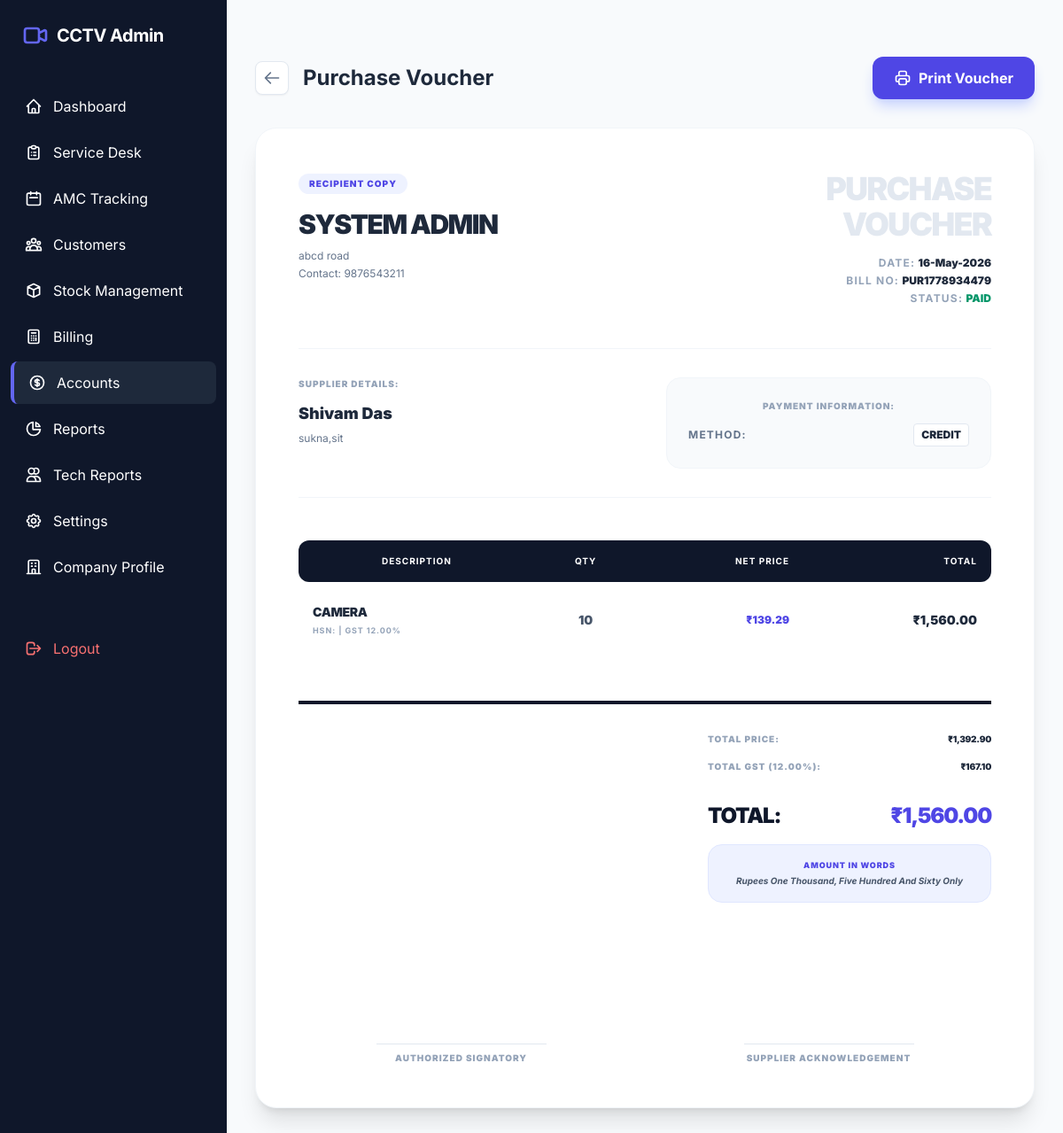
Screenshot of /admin/accounts/purchase_bill_gen.php?id=20 (signed in) with the database file from the repository.
### tables this page shows
CREATE TABLE `users` (
  `id` int(11) NOT NULL,
  `fullname` varchar(100) NOT NULL,
  `email` varchar(100) NOT NULL,
  `address` text DEFAULT NULL,
  `password` varchar(255) NOT NULL,
  `phone` varchar(15) DEFAULT NULL,
  `role` enum('admin','technician') DEFAULT 'technician',
  `status` tinyint(1) DEFAULT 1 COMMENT '1: Active, 0: Inactive',
  `rating` decimal(3,2) DEFAULT 5.00,
  `created_at` timestamp NOT NULL DEFAULT current_timestamp()
);

CREATE TABLE `purchases` (
  `id` int(11) NOT NULL,
  `supplier_id` int(11) DEFAULT NULL,
  `payee_name` varchar(150) DEFAULT NULL,
  `category` varchar(100) DEFAULT 'Inventory Purchase',
  `purchase_date` datetime DEFAULT NULL,
  `bill_no` varchar(100) DEFAULT NULL,
  `subtotal` decimal(10,2) DEFAULT 0.00,
  `gst_amount` decimal(10,2) DEFAULT 0.00,
  `total_amount` decimal(10,2) DEFAULT NULL,
  `payment_method` varchar(50) DEFAULT 'Cash',
  `reference_no` varchar(100) DEFAULT NULL,
  `notes` text DEFAULT NULL,
  `is_inventory` tinyint(1) DEFAULT 1,
  `created_at` timestamp NOT NULL DEFAULT current_timestamp(),
  `bank_name` varchar(150) DEFAULT NULL,
  `cheque_no` varchar(50) DEFAULT NULL,
  `cheque_date` date DEFAULT NULL
);

CREATE TABLE `suppliers` (
  `id` int(11) NOT NULL,
  `supplier_name` varchar(150) NOT NULL,
  `phone` varchar(15) DEFAULT NULL,
  `email` varchar(100) DEFAULT NULL,
  `address` text DEFAULT NULL,
  `gst_number` varchar(20) DEFAULT NULL,
  `created_at` timestamp NOT NULL DEFAULT current_timestamp()
);

CREATE TABLE `purchase_items` (
  `id` int(11) NOT NULL,
  `purchase_id` int(11) DEFAULT NULL,
  `product_id` int(11) DEFAULT NULL,
  `quantity` int(11) NOT NULL,
  `unit_price` decimal(10,2) DEFAULT NULL,
  `total_price` decimal(10,2) DEFAULT NULL,
  `gst_rate` decimal(5,2) DEFAULT 0.00,
  `gst_amount` decimal(10,2) DEFAULT 0.00,
  `taxable_value` decimal(10,2) DEFAULT 0.00,
  `discount_type` enum('Fixed','Percentage') DEFAULT 'Fixed',
  `discount_value` decimal(10,2) DEFAULT 0.00,
  `discount_amount` decimal(10,2) DEFAULT 0.00
);

CREATE TABLE `products` (
  `id` int(11) NOT NULL,
  `category_id` int(11) DEFAULT NULL,
  `product_name` varchar(255) NOT NULL,
  `product_code` varchar(100) DEFAULT NULL,
  `unit` varchar(50) DEFAULT 'Pcs',
  `category` varchar(50) DEFAULT NULL COMMENT 'Camera, DVR, HDD, Power Supply, etc.',
  `serial_number` varchar(100) DEFAULT NULL,
  `unit_price` decimal(10,2) NOT NULL,
  `gst_rate` decimal(5,2) DEFAULT 0.00,
  `current_stock` int(11) DEFAULT 0,
  `opening_stock` int(11) DEFAULT 0,
  `description` text DEFAULT NULL,
  `warranty_months` int(11) DEFAULT 12
);

### admin/accounts/purchase_bill_gen.php (the view, shortened to what this page needs)
<?php
require_once '../../includes/db_connect.php';
$purchaseId = $_GET['id'] ?? null;
try {
    $stmt = $pdo->prepare("SELECT p.*, s.supplier_name, s.address as supplier_address, s.gst_number as supplier_gst
                           FROM purchases p
                           LEFT JOIN suppliers s ON p.supplier_id = s.id
                           WHERE p.id = ?");
    $stmt->execute([$purchaseId]);
    $purchase = $stmt->fetch();
    $itemsStmt = $pdo->prepare("SELECT pi.*, pr.product_name, pr.product_code
                                FROM purchase_items pi
                                JOIN products pr ON pi.product_id = pr.id
                                WHERE pi.purchase_id = ?");
    $itemsStmt->execute([$purchaseId]);
    $items = $itemsStmt->fetchAll();
    $adminStmt = $pdo->query("SELECT fullname, address, phone FROM users WHERE role = 'admin' LIMIT 1");
    $adminSettings = $adminStmt->fetch();
    $companyName = !empty($adminSettings['fullname']) ? $adminSettings['fullname'] : 'CCTV SECURE';
    $companyAddress = !empty($adminSettings['address']) ? nl2br(htmlspecialchars($adminSettings['address'])) : 'Tech Hub, Sector 5';
    $companyPhone = !empty($adminSettings['phone']) ? $adminSettings['phone'] : '+91 98765 43210';
} catch (PDOException $e) {
    die("Error: " . $e->getMessage());
}
require_once '../../includes/header.php';
$isPrint = isset($_GET['print']);
?>
<?php if (!$isPrint): ?>
<div class="mb-8 flex items-center justify-between no-print max-w-4xl mx-auto mt-8">
    <div class="flex items-center gap-4">
        <a href="purchases.php" class="p-2 bg-white border border-slate-200 rounded-lg text-slate-500 hover:text-indigo-600 transition shadow-sm">
            <svg xmlns="http://www.w3.org/2000/svg" class="h-5 w-5" fill="none" viewBox="0 0 24 24" stroke="currentColor"><path stroke-linecap="round" stroke-linejoin="round" stroke-width="2" d="M10 19l-7-7m0 0l7-7m-7 7h18" /></svg>
        </a>
        <h2 class="text-2xl font-bold text-slate-800">Purchase Voucher</h2>
    </div>
    <div class="flex gap-3">
        <button onclick="window.print()" class="px-6 py-3 rounded-xl bg-indigo-600 text-white font-bold hover:bg-indigo-700 transition flex items-center gap-2 shadow-lg shadow-indigo-200">
            Print Voucher
        </button>
    </div>
</div>
<?php endif; ?>
<div class="bg-white rounded-3xl shadow-xl border border-slate-100 p-12 max-w-4xl mx-auto mb-10 mt-8" id="voucher-printable">
    <div class="flex justify-between items-start mb-12">
        <div>
            <span class="px-3 py-1 bg-indigo-50 text-indigo-600 text-[10px] font-black uppercase tracking-widest rounded-full mb-4 inline-block">Recipient Copy</span>
            <h1 class="text-3xl font-black text-slate-800 mb-2 uppercase tracking-tighter"><?php echo htmlspecialchars($companyName); ?></h1>
            <p class="text-slate-500 text-xs leading-relaxed"><?php echo $companyAddress; ?><br>Contact: <?php echo htmlspecialchars($companyPhone); ?></p>
        </div>
        <div class="text-right">
            <h2 class="text-4xl font-black text-slate-200 uppercase tracking-tighter mb-4">PURCHASE<br>VOUCHER</h2>
            <div class="space-y-1 text-xs">
                <p><span class="text-slate-400 font-bold uppercase tracking-widest">Date:</span> <span class="font-black text-slate-800"><?php echo date('d-M-Y', strtotime($purchase['purchase_date'])); ?></span></p>
                <p><span class="text-slate-400 font-bold uppercase tracking-widest">Bill No:</span> <span class="font-black text-slate-800"><?php echo htmlspecialchars($purchase['bill_no']); ?></span></p>
                <p><span class="text-slate-400 font-bold uppercase tracking-widest">Status:</span> <span class="font-black text-emerald-600 uppercase">Paid</span></p>
            </div>
        </div>
    </div>
    <div class="grid grid-cols-2 gap-12 mb-12 border-y border-slate-100 py-8">
        <div>
            <h3 class="text-[10px] uppercase font-black text-slate-400 mb-3 tracking-widest">Supplier Details:</h3>
            <?php if ($purchase['supplier_id']): ?>
                <p class="text-lg font-black text-slate-800 mb-1"><?php echo htmlspecialchars($purchase['supplier_name']); ?></p>
                <p class="text-slate-500 text-xs leading-relaxed mb-2"><?php echo nl2br(htmlspecialchars($purchase['supplier_address'])); ?></p>
            <?php else: ?>
                <p class="text-lg font-black text-slate-800 mb-1"><?php echo htmlspecialchars($purchase['payee_name']); ?></p>
                <p class="text-slate-400 text-xs italic">Cash / General Expense</p>
            <?php endif; ?>
        </div>
        <div class="bg-slate-50 p-6 rounded-2xl border border-slate-100">
            <h3 class="text-[10px] uppercase font-black text-slate-400 mb-3 tracking-widest text-center">Payment Information:</h3>
            <div class="space-y-3">
                <div class="flex justify-between items-center text-xs">
                    <span class="text-slate-500 font-bold uppercase tracking-widest">Method:</span>
                    <span class="font-black text-slate-800 uppercase bg-white px-2 py-1 rounded border border-slate-200"><?php echo htmlspecialchars($purchase['payment_method']); ?></span>
                </div>
            </div>
        </div>
    </div>
    <table class="w-full mb-12">
        <thead>
            <tr class="bg-slate-900 text-white text-[10px] uppercase font-black tracking-widest">
                <th class="py-4 px-4 rounded-l-xl">Description</th>
                <th class="py-4 px-4 text-center">Qty</th>
                <th class="py-4 px-4 text-right">Net Price</th>
                <th class="py-4 px-4 text-right rounded-r-xl">Total</th>
            </tr>
        </thead>
        <tbody class="divide-y divide-slate-100">
            <?php if (empty($items)): ?>
                <tr>
                    <td class="py-8 px-4 font-black text-slate-800 text-sm">
                        <?php echo htmlspecialchars($purchase['category']); ?>
                        <p class="text-[10px] text-slate-400 mt-1 uppercase font-bold tracking-widest"><?php echo htmlspecialchars($purchase['notes'] ?? 'General Expense'); ?></p>
                    </td>
                    <td class="py-8 px-4 text-center text-slate-800 font-bold">1</td>
                    <td class="py-8 px-4 text-right text-slate-800 font-bold">₹<?php echo number_format($purchase['total_amount'], 2); ?></td>
                    <td class="py-8 px-4 text-right text-slate-800 font-bold">-</td>
                    <td class="py-8 px-4 text-right font-black text-slate-900 text-lg">₹<?php echo number_format($purchase['total_amount'], 2); ?></td>
                </tr>
            <?php else: ?>
                <?php
                $totalTaxable = 0;
                $totalGst = 0;
                foreach ($items as $item):
                    $totalTaxable += ($item['taxable_value'] * $item['quantity']);
                    $totalGst += ($item['gst_amount'] * $item['quantity']);
                ?>
                <tr>
                    <td class="py-6 px-4">
                        <p class="font-black text-slate-800 text-sm uppercase tracking-tight"><?php echo htmlspecialchars($item['product_name']); ?></p>
                        <p class="text-[9px] text-slate-400 font-bold uppercase tracking-widest mt-1">HSN: <?php echo htmlspecialchars($item['product_code']); ?> | GST <?php echo $item['gst_rate']; ?>%</p>
                    </td>
                    <td class="py-6 px-4 text-center text-slate-600 font-black text-sm"><?php echo $item['quantity']; ?></td>
                    <td class="py-6 px-4 text-right text-indigo-600 font-black text-xs">₹<?php echo number_format($item['unit_price'], 2); ?></td>
                    <td class="py-6 px-4 text-right font-black text-slate-800 text-sm">₹<?php echo number_format($item['total_price'], 2); ?></td>
                </tr>
                <?php endforeach; ?>
            <?php endif; ?>
        </tbody>
    </table>
    <div class="flex justify-end pt-8 border-t-4 border-slate-900">
        <div class="w-full max-w-xs space-y-4">
            <?php if (!empty($items)): ?>
            <?php
            $gstRates = array_unique(array_column($items, 'gst_rate'));
            $gstLabel = "Total GST" . (count($gstRates) === 1 ? " (" . reset($gstRates) . "%)" : "");
            ?>
            <div class="flex justify-between text-[10px] font-black uppercase tracking-widest">
                <span class="text-slate-400">Total Price:</span>
                <span class="text-slate-800 font-black tracking-tight">₹<?php echo number_format($totalTaxable, 2); ?></span>
            </div>
            <div class="flex justify-between text-[10px] font-black uppercase tracking-widest">
                <span class="text-slate-400"><?php echo $gstLabel; ?>:</span>
                <span class="text-slate-800 font-black tracking-tight">₹<?php echo number_format($totalGst, 2); ?></span>
            </div>
            <?php endif; ?>
            <div class="pt-4 flex justify-between items-center text-2xl">
                <span class="font-black text-slate-900 uppercase tracking-tighter">Total:</span>
                <span class="font-black text-indigo-600 tracking-tighter">₹<?php echo number_format($purchase['total_amount'], 2); ?></span>
            </div>
            <div class="bg-indigo-50 p-4 rounded-2xl border border-indigo-100 text-center mt-4">
                <p class="text-[9px] font-black text-indigo-600 uppercase tracking-widest mb-1">Amount In Words</p>
                <p class="text-[10px] font-bold text-slate-600 italic">Rupees <?php echo ucwords(number_to_word($purchase['total_amount'])); ?> Only</p>
            </div>
        </div>
    </div>
    <div class="mt-24 grid grid-cols-2 gap-12">
        <div class="text-center">
            <div class="h-16 border-b border-slate-200 mb-2 mx-auto w-48"></div>
            <p class="text-[10px] font-black uppercase tracking-widest text-slate-400">Authorized Signatory</p>
        </div>
        <div class="text-center">
            <div class="h-16 border-b border-slate-200 mb-2 mx-auto w-48"></div>
            <p class="text-[10px] font-black uppercase tracking-widest text-slate-400">Supplier Acknowledgement</p>
        </div>
    </div>
</div>
<?php
function number_to_word($number) {
    $conjunction = ' and ';
    $separator   = ', ';
    $dictionary  = array(
        0                   => 'zero',
        1                   => 'one',
        2                   => 'two',
        3                   => 'three',
        4                   => 'four',
        5                   => 'five',
        6                   => 'six',
        7                   => 'seven',
        8                   => 'eight',
        9                   => 'nine',
        10                  => 'ten',
        11                  => 'eleven',
        12                  => 'twelve',
        13                  => 'thirteen',
        14                  => 'fourteen',
        15                  => 'fifteen',
        16                  => 'sixteen',
        17                  => 'seventeen',
        18                  => 'eighteen',
        19                  => 'nineteen',
        20                  => 'twenty',
        30                  => 'thirty',
        40                  => 'fourty',
        50                  => 'fifty',
        60                  => 'sixty',
        70                  => 'seventy',
        80                  => 'eighty',
        90                  => 'ninety',
        100                 => 'hundred',
        1000                => 'thousand',
        1000000             => 'million',
        1000000000          => 'billion',
        1000000000000       => 'trillion',
        1000000000000000    => 'quadrillion',
        1000000000000000000 => 'quintillion'
    );
    $string = $fraction = null;
    if (strpos($number, '.') !== false) {
        list($number, $fraction) = explode('.', $number);
    }
    switch (true) {
        case $number < 21:
            $string = $dictionary[$number];
            break;
        case $number < 100:
            $tens   = ((int) ($number / 10)) * 10;
            $units  = $number % 10;
            $string = $dictionary[$tens];
            break;
        case $number < 1000:
            $hundreds  = $number / 100;
            $remainder = $number % 100;
            $string = $dictionary[(int) $hundreds] . ' ' . $dictionary[100];
            if ($remainder) {
                $string .= $conjunction . number_to_word($remainder);
            }
            break;
        default:
            $baseUnit = pow(1000, floor(log($number, 1000)));
            $numBaseUnits = (int) ($number / $baseUnit);
            $remainder = $number % $baseUnit;
            $string = number_to_word($numBaseUnits) . ' ' . $dictionary[$baseUnit];
            if ($remainder) {
                $string .= $remainder < 100 ? $conjunction : $separator;
                $string .= number_to_word($remainder);
            }
            break;
    }
    return $string;
}
?>
<?php require_once '../../includes/footer.php'; ?>

### includes/header.php (style rules this page uses)
body { font-family: 'Inter', sans-serif; }

### rows the page displays
users: fullname "SYSTEM ADMIN", address "abcd road", phone "9876543211"
purchases: purchase_date "16-May-2026", bill_no "PUR1778934479", supplier.supplier_name "Shivam Das", supplier.address "sukna,sit", payment_method "CREDIT", total_amount "1,560.00", total_amount "One Thousand, Five Hundred And Sixty"
purchase_items: product.product_name "CAMERA", gst_rate "12.00", quantity "10", unit_price "139.29", total_price "1,560.00"

### other values shown
$totalTaxable "1,392.90"
$gstLabel "TOTAL GST (12.00%)"
$totalGst "167.10"
